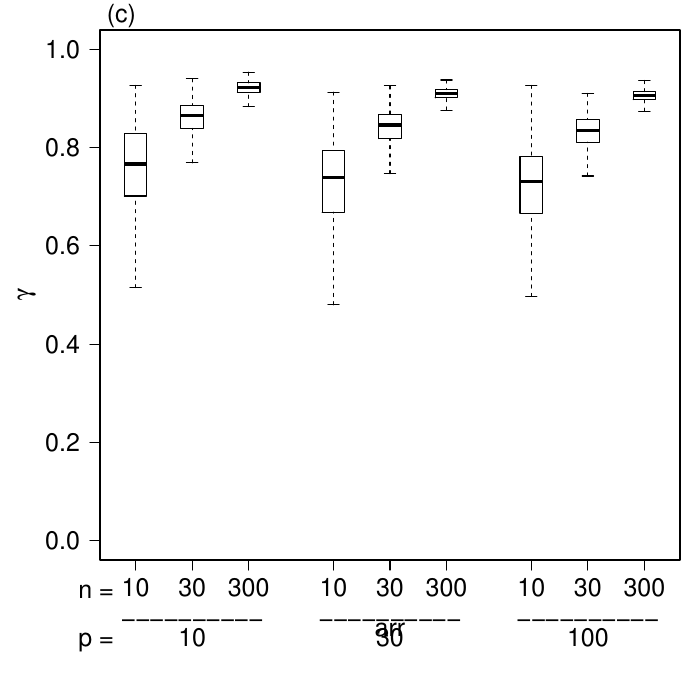

This figure's R source:
# Distribution of γ values for diﬀerent samples of size n = {10,30,300}
# from a multivariate normal distribution with p = {10,30,100} simulated
# 1000 times for exchangeable structure as a true covariance matrix
# and as a target.


library(MASS)
# t.exch function 

t.exch <-  function(x) { # The function that estimate "t" in case of
  n <- nrow(x)           # exchangeable covariance structure given in
  p <- ncol(x)           # equation 3.13. We will mention it in a 
  cc <- cor(x)           # comment wherever it is required
  sum <- 0
  for(i in 1:(p-1)){
    for(j in (i+1):p){
      sum <- sum + cc[i,j]
    }
  }
  hat.t <- 2*sum/(p*(p-1))
}


n <- c(10, 30, 100)
p <- c(10, 30, 80)
t <- 0.5 # True t value for exchangeable covariance structure as a true covariance matrix

gamma <- matrix(NA, 3,3)

res<- replicate(1000,{
  for(i in 1:length(p)){
    for(j in 1:length(n)){
      sigma <- matrix(t,p[i],p[i])
      diag(sigma) = 1
      x <- mvrnorm(n=n[j], mu= rep(0,p[i]), Sigma=sigma)
      # Estimate t value using t.exch() function
      t.hat <- t.exch(x)
      # Estimate true covariance matrix
      hat.exch <- matrix(t.hat,p[i],p[i])
      diag(hat.exch) = 1
      # Calculate gamma values see section 3.3
      gamma[i,j] <- 1/(1+sum(abs(cor(x) - hat.exch))/(p[i]+ (p[i]*(p[i]-1)*t.hat)))
    }
  }
  gamma
})
vec <- as.vector(res)
arr <- as.vector(array(c(1,4,7,2,5,8,3,6,9),dim = c(3,3,1000)))

pdf(file="Ch03_Fig01(c).pdf")
par(mar=c(7,5,1.5,1))
boxplot(vec~arr, outline=FALSE, ylab= expression(gamma),
        ylim=c(0,1), las=1, xaxt="n", at=c(1,3,5,8,10,12,15,17,19),
        cex.axis=1.5, cex.lab=1.5)
axis(1, at=c(1,3,5,8,10,12,15,17,19), labels = rep(c(10, 30, 300),3),
     cex.axis=1.5)
mtext("(c)",at=0.5, line = 0.2, cex= 1.5)
mtext("n =",at=-0.4, line = -28.6, cex= 1.5)
mtext("--",at= 1:5, line = -30, cex= 1.5)
mtext("--",at= 8:12, line = -30, cex= 1.5)
mtext("--",at= 15:19, line = -30, cex= 1.5)
mtext("p =",at= -0.4, line = -31, cex= 1.5)
mtext("10",at= 3, line = -31, cex= 1.5)
mtext("30",at= 10, line = -31, cex= 1.5)
mtext("100",at= 17, line = -31, cex= 1.5)

dev.off()